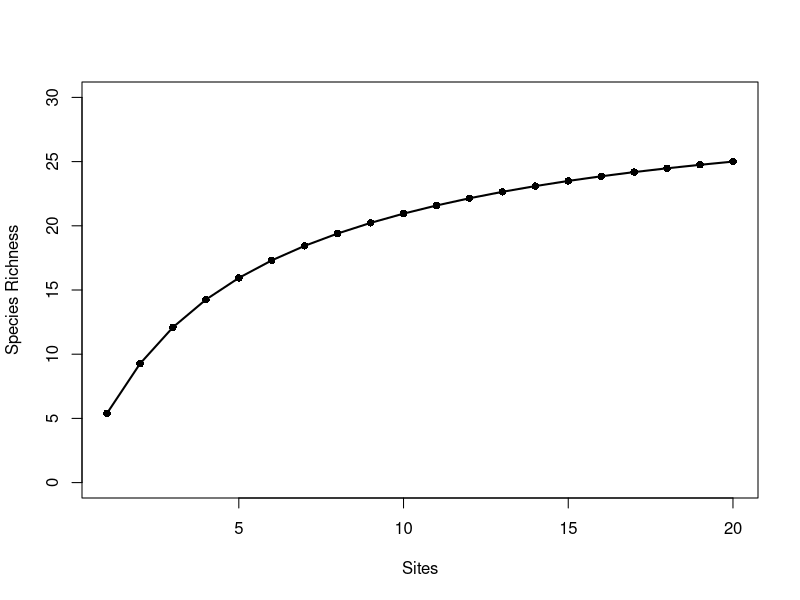
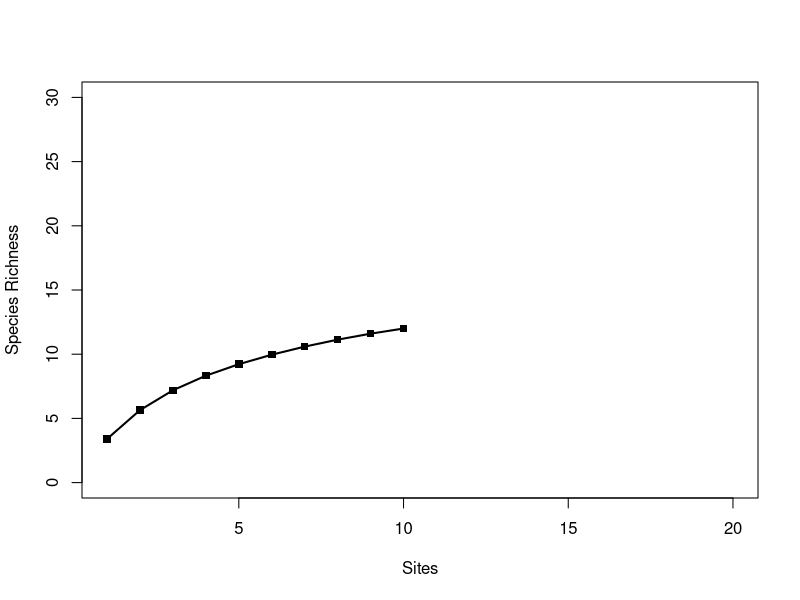
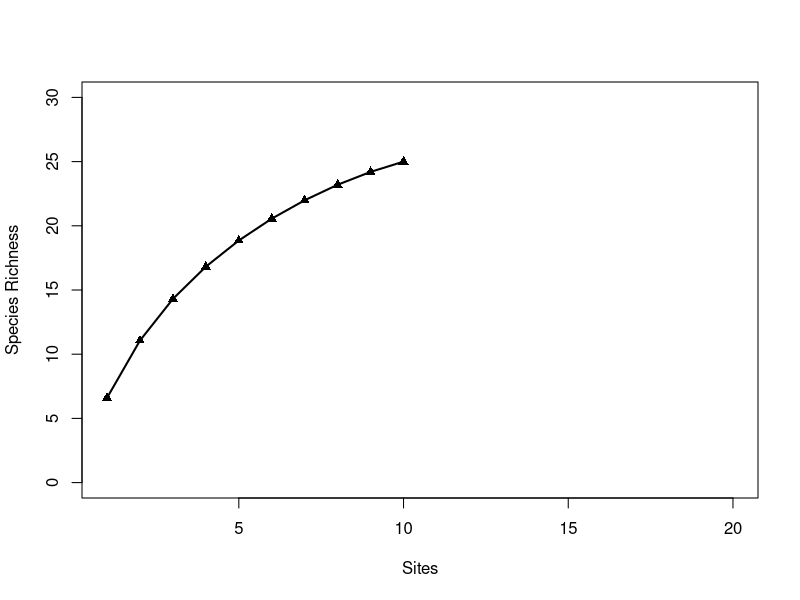
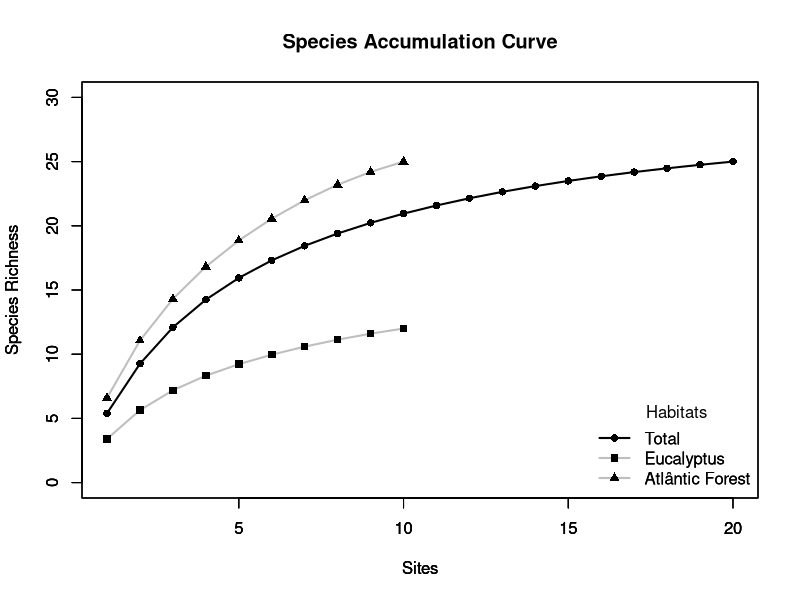

Generate these figures, in order, with R:
###-----------------------------------------------------------------------------
### Create species acumulation curves
###-----------------------------------------------------------------------------

setwd("C:/Users/nunes/Documentos/Code/Projeto_IC") # Augusto's Windows PC
setwd("D:/Drive/Other computers/Meu laptop/Code/Projeto_IC") # PC
library("vegan")

# Import tables .csv files
spp_t = read.csv("Specacum_Spp_T.csv", header=T, row.names=1)
spp_eu = read.csv("Specacum_Spp_Eu.csv", header=T, row.names=1)
spp_mt = read.csv("Specacum_Spp_Mt.csv", header=T, row.names=1)

# Defining the colors
# blue50 = rgb(173, 216, 230, max=255, alpha=125)
# red50 = rgb(250, 182, 193, max=255, alpha=125)
# green50 = rgb(144, 238, 144, max=255, alpha=125)


### Create individually the curve data for all the sampling
curve_t <- specaccum(spp_t, method = "exact")

# Extract the relevant data from the specaccum object
x_t = c(1:20) # For the total sampling there are 20 sites
y_t = curve_t$richness # Extract the expected richness at a given number of sites
sd_t = curve_t$sd # Extract the expected sd at a given number of sites

plot(curve_t, ci.type = "line", lty=1, lwd=2, # plot the sample-based regression 
     ci.lty=0, xlab = "Sites", ylab = "Species Richness", 
     xlim=c(1,20), ylim=c(0,30))

points(x_t, y_t, pch = 16, col = "black", # Plot the richness values 
       cex = 1, xlim=c(1,20), ylim=c(0,30))

# arrows(x,y-sd,x,y+sd, code=3, length=0.02, angle = 90)

### Create individually  the curve data for eucalyptus sampling
curve_eu <- specaccum(spp_eu, method = "exact")

# Extract the relevant data from the specaccum object
x_eu = c(1:10) # For the total sampling there are 10 sites
y_eu = curve_eu$richness # Extract the expected richness at a given number of sites
sd_eu = curve_eu$sd # Extract the expected sd at a given number of sites

plot(curve_eu, ci.type = "line", lty=1, lwd=2, # plot the sample-based regression 
     ci.lty=0, xlab = "Sites", ylab = "Species Richness", 
     xlim=c(1,20), ylim=c(0,30))

points(x_eu, y_eu, pch = 15, col = "black", # Plot the richness values 
       cex = 1, xlim=c(1,20), ylim=c(0,30))

### Create individually  the curve data for Mata Atl?ntica sampling
curve_mt <- specaccum(spp_mt, method = "exact")

# Extract the relevant data from the specaccum object
x_mt = c(1:10) # For the total sampling there are 20 sites
y_mt = curve_mt$richness # Extract the expected richness at a given number of sites
sd_mt = curve_mt$sd # Extract the expected sd at a given number of sites

plot(curve_mt, ci.type = "line", lty=1, lwd=2, # plot the sample-based regression 
     ci.lty=0, xlab = "Sites", ylab = "Species Richness", 
     xlim=c(1,20), ylim=c(0,30))

points(x_mt, y_mt, pch = 17, col = "black", # Plot the richness values 
       cex = 1, xlim=c(1,20), ylim=c(0,30))

### Plot all curves in the same graph
plot(curve_t, ci.type = "line", lty=1, lwd=2, # plot the sample-based regression 
     ci.lty=0, xlab = "Sites", ylab = "Species Richness", 
     xlim=c(1,20), ylim=c(0,30))
points(x_t, y_t, pch = 16, col = "black", # Plot the richness values 
       cex = 1, xlim=c(1,20), ylim=c(0,30))
par(new = TRUE)
plot(curve_eu, ci.type = "line", col="gray", lty=1, lwd=2, # plot the sample-based regression 
     ci.lty=0, xlab = "Sites", ylab = "Species Richness", 
     xlim=c(1,20), ylim=c(0,30))
points(x_eu, y_eu, pch = 15, col = "black", # Plot the richness values 
       cex = 1, xlim=c(1,20), ylim=c(0,30))
par(new = TRUE)
plot(curve_mt, ci.type = "line", col= "gray", lty=1, lwd=2, # plot the sample-based regression 
     ci.lty=0, xlab = "Sites", ylab = "Species Richness", 
     xlim=c(1,20), ylim=c(0,30))
points(x_mt, y_mt, pch = 17, col = "black", # Plot the richness values 
       cex = 1, xlim=c(1,20), ylim=c(0,30))

title(main = "Species Accumulation Curve") # Add title 
legend("bottomright", legend = c("Total", "Eucalyptus", "Atlântic Forest"),
       col= c("black", "gray", "gray"),
       lwd = 2, bty = "n") # Add lines legend

legend("bottomright", legend = c("Total", "Eucalyptus", "Atlântic Forest"), 
      lwd = 0, bty = "n", pch = c(16, 15, 17), 
      title = "Habitats") # Add rest of the legend

#-------------------------------------------------------------------------------

